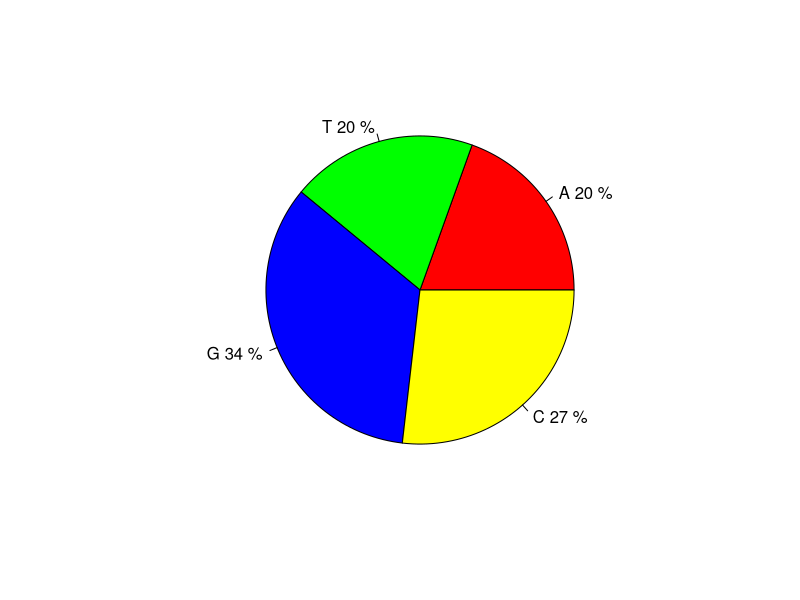

Here is the R script that generated this plot:
atgc_count <- function(seq) {
  seq <- toupper(seq)
  countA <- sum(strsplit(seq, "")[[1]] == 'A')
  countT <- sum(strsplit(seq, "")[[1]] == 'T')
  countG <- sum(strsplit(seq, "")[[1]] == 'G')
  countC <- sum(strsplit(seq, "")[[1]] == 'C')
  
  v <- c(countA, countT, countG, countC)
  cat("Count A = ",countA, "\n")
  cat("Count T = ", countT, "\n")
  cat("Count G = ", countG, "\n")
  cat("Count C = ", countC, "\n")
  total <- nchar(seq)
  cat("Total = ", total, "\n")
  cat("GC percent = ", ((countG + countC) / total) * 100, "%" )
  labels <- c("A", "T", "G", "C")
  
  per <- round(v / sum(v) * 100)
  
  labels_per <- paste(labels, per, "%")
  
  pie(v, labels = labels_per, col = c("red", "green", "blue", "yellow"))
}

# seq <- readline(prompt = "Enter a sequence : ")
atgc_count('atgccgatgatcgctaggagctcgctaggctgacgcgctag')